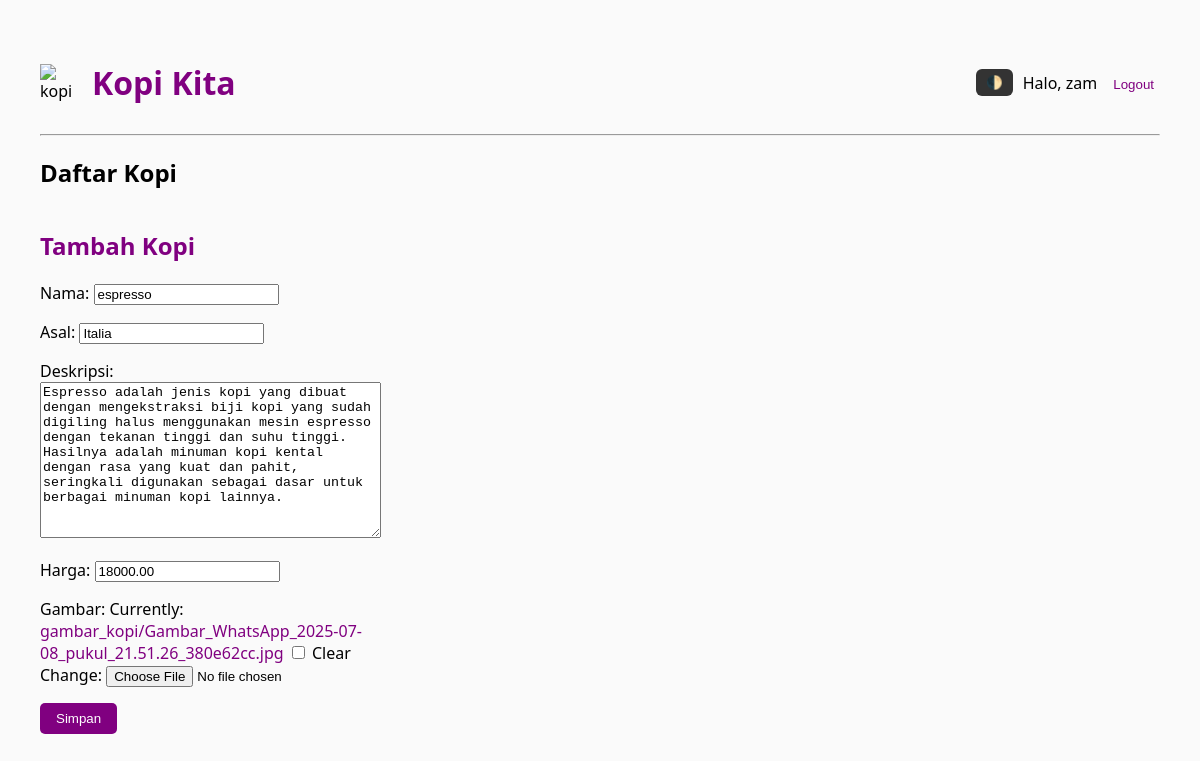
The app's page /edit/7/ (signed in) with its own data.
### katalog/models.py (models this page shows, shortened)
class Kopi(models.Model):
    nama = models.CharField(max_length=100)
    asal = models.CharField(max_length=100)
    deskripsi = models.TextField()
    harga = models.DecimalField(max_digits=8, decimal_places=2)
    gambar = models.ImageField(upload_to='gambar_kopi/', blank=True, null=True)  # Tambahan

### katalog/views.py (the view)
# urls.py: path('edit/<int:pk>/', views.edit_kopi, name='edit_kopi'),
@login_required
def edit_kopi(request, pk):
    kopi = get_object_or_404(Kopi, pk=pk)
    form = KopiForm(request.POST or None, request.FILES or None, instance=kopi)
    if form.is_valid():
        form.save()
        return redirect('/')
    return render(request, 'katalog/edit_kopi.html', {'form': form})

### katalog/forms.py
class KopiForm(forms.ModelForm):
    class Meta:
        model = Kopi
        fields = '__all__'

### katalog/templates/katalog/edit_kopi.html (shortened to what this page needs)
{% extends 'katalog/base.html' %}
{% block content %}
<h2 style="color: purple;">Tambah Kopi</h2>
<form method="post" enctype="multipart/form-data" style="max-width: 400px;">
    {{ form.as_p }}
    <button type="submit" style="padding: 8px 16px; background-color: purple; color: white; border: none; border-radius: 5px;">Simpan</button>
</form>
{% endblock %}

### katalog/templates/katalog/base.html (shortened to what this page needs)
<!DOCTYPE html>
<html lang="id">
<head>
</head>
<body>
  <header>
    <div class="logo">
      <img src="https://cdn-icons-png.flaticon.com/512/415/415733.png" alt="kopi">
      <h1><a href="/">Kopi Kita</a></h1>
    </div>
    <div class="actions">
      <button class="toggle-btn" onclick="toggleDarkMode()">🌓</button>
      {% if user.is_authenticated %}
        <span>Halo, {{ user.username }}</span>
        <form action="{% url 'logout' %}" method="post" style="display: inline;">
          <button type="submit" style="background: none; border: none; color: purple; cursor: pointer;">Logout</button>
        </form>
      {% else %}
        <a href="{% url 'login' %}">Login</a>
      {% endif %}
    </div>
  </header>
  <hr>
  <section>
    <h2>Daftar Kopi</h2>
  </section>
  {% block content %}{% endblock %}
</body>
</html>

### katalog/templates/katalog/base.html (style rules this page uses)
body { font-family: 'Segoe UI', sans-serif; background-color: var(--bg); color: var(--text); margin: 40px; transition: background 0.3s, color 0.3s; }
:root { --bg: #fafafa; --text: #000; }
a { color: purple; text-decoration: none; }
header { display: flex; align-items: center; justify-content: space-between; flex-wrap: wrap; }
.logo { display: flex; align-items: center; }
.logo img { width: 40px; margin-right: 12px; }
.actions { display: flex; align-items: center; gap: 10px; }
.toggle-btn { padding: 6px 10px; border: none; background-color: #333; color: white; border-radius: 6px; cursor: pointer; }

### records on screen
Kopi: nama "espresso", asal "Italia", deskripsi "Espresso adalah jenis kopi yang dibuat dengan mengekstraksi biji kopi yang sudah digiling halus menggunakan mesin espresso dengan tekanan tinggi dan suhu tinggi. Hasilnya adalah minuman kopi kental dengan rasa yang kuat dan pahit, seringkali digunakan sebagai dasar untuk berbagai minuman kopi lainnya.", harga "18000.00"

### other values on screen
{{ user.username }} "zam"
